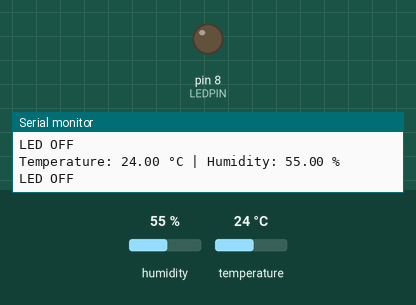
Recording of a sketch running on a simulated Arduino Uno, built with avr-gcc and run on an emulated ATmega328P. On the bench: output pins drawn as LEDs (lit = HIGH), the last lines printed to the serial monitor. The inputs (shaded band) are chosen by the test bench; at power-on: humidity 55 %, temperature 24 °C.

Above: at 2.8 s.
2.9 s: humidity set to 69 %
5.6 s: humidity set to 72 %
At 7.4 s:
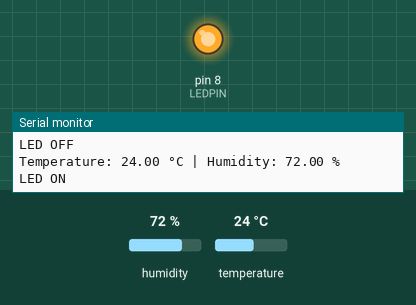
8.3 s: humidity set to 22 %
At 11.0 s:
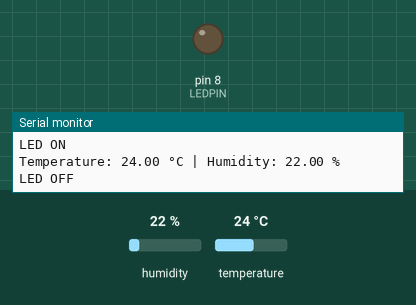
11.6 s: humidity set to 88 %
At 13.5 s:
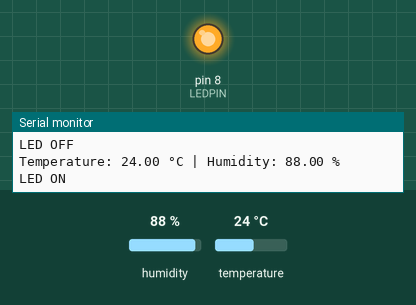
Timing chart, 0 to 15.0 s (numbered marks = the images above; inputs shaded):
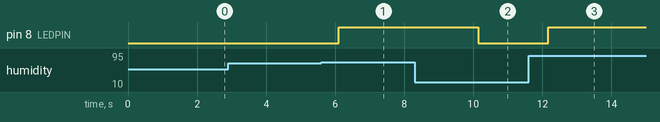

The sketch:

dht11_led_sketch_aug31b.ino
```cpp
#include <DHT.h>
#include <DHT_U.h>

// Define the DHT11 sensor
#define DHTPIN 2       // Pin connected to the DHT11 data pin
#define DHTTYPE DHT11  // DHT 11
DHT dht(DHTPIN, DHTTYPE);

// Define the LED pin
#define LEDPIN 8

// Define the temperature and humidity thresholds
const float tempThreshold = 30.0;  // Example: 30°C
const float humidityThreshold = 70.0;  // Example: 70% humidity

void setup() {
  // Initialize the DHT11 sensor
  dht.begin();

  // Set the LED pin as an output
  pinMode(LEDPIN, OUTPUT);
  digitalWrite(LEDPIN, LOW);  // Ensure LED is off initially

  // Initialize serial communication for debugging
  Serial.begin(9600);
}

void loop() {
  // Read temperature as Celsius
  float tempC = dht.readTemperature();
  // Read humidity
  float humidity = dht.readHumidity();

  // Check if any reads failed and exit early (to try again).
  if (isnan(tempC) || isnan(humidity)) {
    Serial.println("Failed to read from DHT sensor!");
    return;
  }

  // Print temperature and humidity values to the serial monitor
  Serial.print("Temperature: ");
  Serial.print(tempC);
  Serial.print(" °C | Humidity: ");
  Serial.print(humidity);
  Serial.println(" %");

  // Turn the LED on if temperature or humidity exceeds the thresholds
  if (tempC > tempThreshold || humidity > humidityThreshold) {
    digitalWrite(LEDPIN, HIGH);  // Turn on LED
    Serial.println("LED ON");
  } else {
    digitalWrite(LEDPIN, LOW);   // Turn off LED
    Serial.println("LED OFF");
  }

  // Wait a few seconds before the next reading
  delay(2000);
}
```

Measured:
- the behaviour switches between 70 and 71 % on humidity (found by bisection; images 0 and 1)
- after the input at 5.6 s, pin 8 (LEDPIN): LOW → HIGH after 0.50 s
- after the input at 8.3 s, pin 8 (LEDPIN): HIGH → LOW after 1.8 s
- after the input at 11.6 s, pin 8 (LEDPIN): LOW → HIGH after 0.57 s
